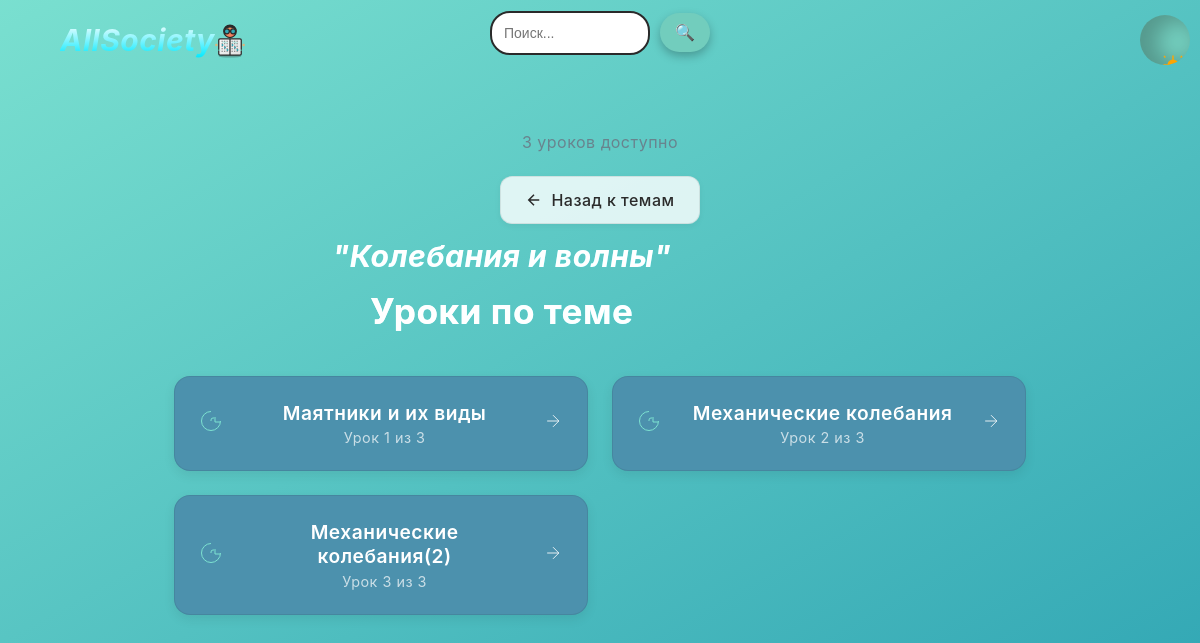
Before: /topic/5/ with the older database file.
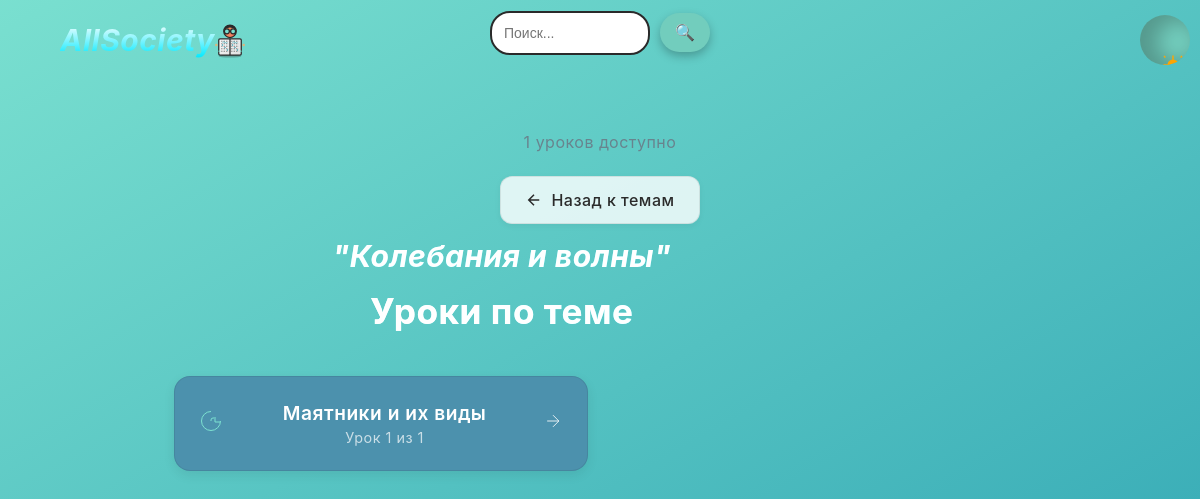
After: the same page with the newer database file.
### courses/models.py (models this page shows, shortened)
class Topic(models.Model):
    subject = models.ForeignKey(Subject, on_delete=models.CASCADE, related_name='topics', verbose_name="Предмет")
    name = models.CharField(max_length=255, verbose_name="Название темы")
    image = models.ImageField(upload_to='topics/', blank=True, null=True, verbose_name="Изображение")
    class Meta:
        ordering = ['subject', 'name']
        verbose_name = "Тема"
        verbose_name_plural = "Темы"

class Lesson(models.Model):
    topic = models.ForeignKey(
        Topic,
        on_delete=models.CASCADE,
        related_name='lessons',
        verbose_name="Тема"
    )
    title = models.CharField(
        max_length=255,
        verbose_name="Название урока",
        help_text="Можно использовать базовые LaTeX-команды: $формула$ для встроенных формул, $$формула$$ для вынесенных"
    )
    content = models.TextField(
        verbose_name="Содержание",
        help_text="Полная поддержка LaTeX. Используйте $$...$$ для формул и $...$ для встроенных выражений"
    )
    image = models.ImageField(
        upload_to='lessons/',
        blank=True,
        null=True,
        verbose_name="Изображение"
    )
    allow_latex = models.BooleanField(
        default=True,
        verbose_name="Разрешить LaTeX во всех полях",
        help_text="Если отмечено, LaTeX будет обрабатываться во всех текстовых полях урока"
    )
    explanation = models.TextField(
        blank=True,
        null=True,
        verbose_name="Объяснение урока",
        help_text="Поддержка LaTeX. Используйте стандартные математические окружения"
    )
    svg_content = models.TextField(
        blank=True,
        null=True,
        verbose_name="SVG-код",
        help_text="SVG с возможностью вставки LaTeX через <text> элементы"
    )
    board_data = models.JSONField(
        blank=True,
        null=True,
        verbose_name="Данные доски",
        help_text="JSON с сохраненными рисунками, может содержать LaTeX-подписи"
    )
    class Meta:
        ordering = ['topic', 'title']
        verbose_name = "Урок"
        verbose_name_plural = "Уроки"

### courses/views.py (the view)
# urls.py: path('topic/<int:topic_id>/', views.lesson_list, name='lesson_list'),
def lesson_list(request, topic_id):
    topic = get_object_or_404(Topic, id=topic_id)
    lessons = topic.lessons.all()
    return render(request, 'lesson_list.html', {'topic': topic, 'lessons': lessons})

### courses/templates/lesson_list.html (shortened to what this page needs)
{% extends "base.html" %}
{% block content %}
<div class="lessons-container">
    <div class="lessons-header">
        <div class="header-content">
            <h1 class="lessons-title">Уроки по теме <span>"{{ topic.name }}"</span></h1>
            <p class="lessons-count">{{ lessons|length }} уроков доступно</p>
        </div>
        <div class="header-actions">
            <a href="{% url 'topic_list' topic.subject.id %}" class="back-button">
                <svg width="18" height="18" viewBox="0 0 24 24" fill="none" stroke="currentColor" stroke-width="2">
                    <path d="M19 12H5M12 19l-7-7 7-7"/>
                </svg>
                Назад к темам
            </a>
        </div>
    </div>
    <div class="lessons-grid">
        {% for lesson in lessons %}
        <a href="{% url 'lesson_detail' lesson.id %}" class="lesson-card">
            <div class="card-icon">
                <svg width="24" height="24" viewBox="0 0 24 24" fill="none" stroke="currentColor">
                    <path d="M12 2.5a9.5 9.5 0 1 0 9.5 9.5"/>
                    <path d="M16 8v5h5"/>
                    <path d="M12 12v-1a2 2 0 0 1 2-2h1"/>
                </svg>
            </div>
            <div class="card-content">
                <h3>{{ lesson.title }}</h3>
                <p>Урок {{ forloop.counter }} из {{ lessons|length }}</p>
            </div>
            <div class="card-arrow">
                <svg width="20" height="20" viewBox="0 0 24 24" color="white" fill="none" stroke="currentColor">
                    <path d="M5 12h14M12 5l7 7-7 7"/>
                </svg>
            </div>
        </a>
        {% endfor %}
    </div>
</div>
{% endblock %}

### courses/templates/base.html (shortened to what this page needs)
{% load static %}
<!DOCTYPE html>
<html lang="ru">
<head>
</head>
<body>
    <body class="{% if dark_mode %}dark-mode{% endif %}">
        <header>
                <span>AllSociety</span>
            <button class="theme-toggle" onclick="toggleTheme()">
                <div class="icon-container">
                </div>
            </button>
        </header>
        <div class="search-box">
            <input type="text" class="search-input" placeholder="Поиск..." onkeyup="searchItems()">
            <button class="search-button">🔍</button>
        </div>
        <div class="container">
            {% block content %}{% endblock %}
        </div>
    </body>
</body>
</html>

### courses/templates/lesson_list.html (style rules this page uses)
.lessons-container { max-width: 900px; margin: 0 auto; padding: 2rem 1.5rem; }
.lessons-header { display: flex; flex-direction: column; gap: 1.5rem; margin-bottom: 9.5rem; }
.header-content { text-align: center; }
.lessons-title { font-size: 2.2rem; font-weight: 700; color: white; margin-bottom: 0.5rem; }
.lessons-title span { color: #ffffff; position: relative; left: -50%; top: -52px; }
.lessons-count { font-size: 1rem; color: var(--text-light-color); opacity: 0.8; }
.header-actions { display: flex; justify-content: center; }
.lessons-grid { display: grid; grid-template-columns: repeat(auto-fill, minmax(280px, 1fr)); gap: 1.5rem; }
.lesson-card { display: flex; align-items: center; background: var(--bg-color); border-radius: 16px; padding: 1.5rem; box-shadow: 0 4px 12px rgba(0, 0, 0, 0.08); transition: all 0.3s ease; text-decoration: none; color: white; border: 1px solid var(--card-border); }
.card-icon { margin-right: 1.2rem; color: #7DE2D1; }
.card-content { flex: 1; }
.card-content h3 { font-size: 1.2rem; margin-bottom: 0.3rem; font-weight: 600; }
.card-content p { font-size: 0.9rem; color: #ffffff; opacity: 0.7; }
.card-arrow { margin-left: 1rem; color: var(--text-light-color); }
.back-button { display: inline-flex; align-items: center; gap: 0.5rem; padding: 0.8rem 1.5rem; background: var(--card-bg); border-radius: 12px; color: var(--text-color); text-decoration: none; font-weight: 500; transition: all 0.2s ease; box-shadow: 0 2px 6px rgba(0, 0, 0, 0.05); border: 1px solid var(--card-border); }
:root { --card-bg: rgba(255, 255, 255, 0.8); --card-hover: rgba(255, 255, 255, 0.9); --card-border: rgba(0, 0, 0, 0.08); --text-color: #2A2A2A; --text-light-color: #6B7280; }
.lesson-card { animation: fadeIn 0.4s ease forwards; opacity: 0; }
.lesson-card:nth-child(1) { animation-delay: 0.1s; }

Changed rows visible on the page:
removed Lesson: title "Механические колебания", lessons "3"
removed Lesson: title "Механические колебания(2)", lessons "3"
computed for Lesson "Маятники и их виды": lessons "3" → "1"
Other visible differences:
{{ lessons|length }}: "3" → "1"
